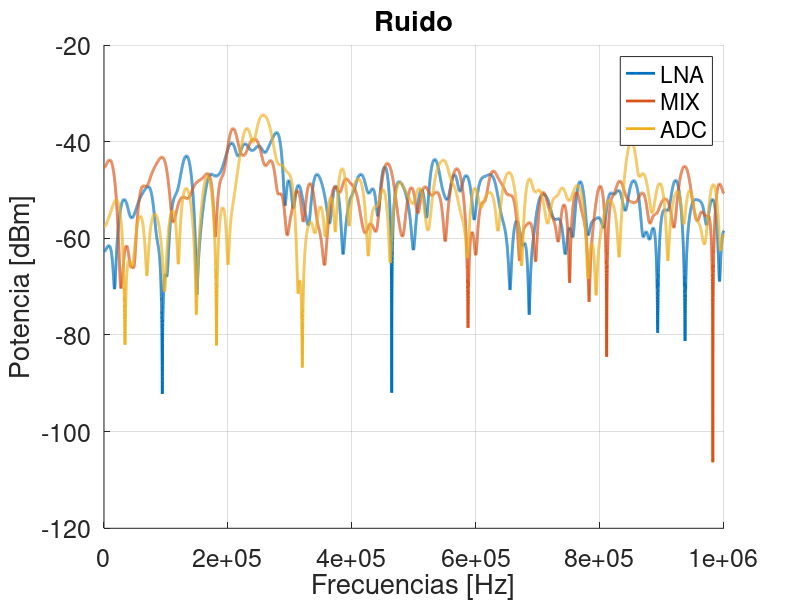
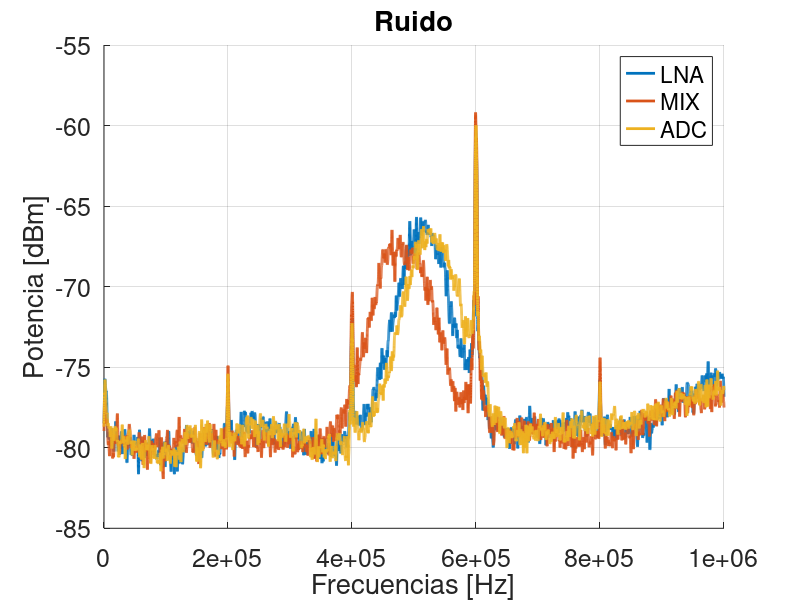

Reproduce these figures in MATLAB, in order.
close all

figure;
hold on;
load('LNA_100us')
plot(eje_freq, data_power(1:end/2),'LineWidth',2)
load('MIX_100us')
plot(eje_freq, data_power(1:end/2),'LineWidth',2)
load('ADC_100us')
plot(eje_freq, data_power(1:end/2),'LineWidth',2)


legend('LNA','MIX','ADC')
xlim([0 1e6])
xlabel('Frecuencias [Hz]');
ylabel('Potencia [dBm]')
title('Ruido')
grid on
set(gcf, 'color', 'w')
set(gca, 'fontsize', 18)
print('Ruido_100us','-dpng')


figure;
hold on;
load('LNA_1000us')
plot(eje_freq, data_power(1:end/2),'LineWidth',2)
load('MIX_1000us')
plot(eje_freq, data_power(1:end/2),'LineWidth',2)
load('ADC_1000us')
plot(eje_freq, data_power(1:end/2),'LineWidth',2)

legend('LNA','MIX','ADC')
xlim([0 1e6])
xlabel('Frecuencias [Hz]');
ylabel('Potencia [dBm]')
title('Ruido')
grid on
set(gcf, 'color', 'w')
set(gca, 'fontsize', 18)
print('Ruido_1000us','-dpng')